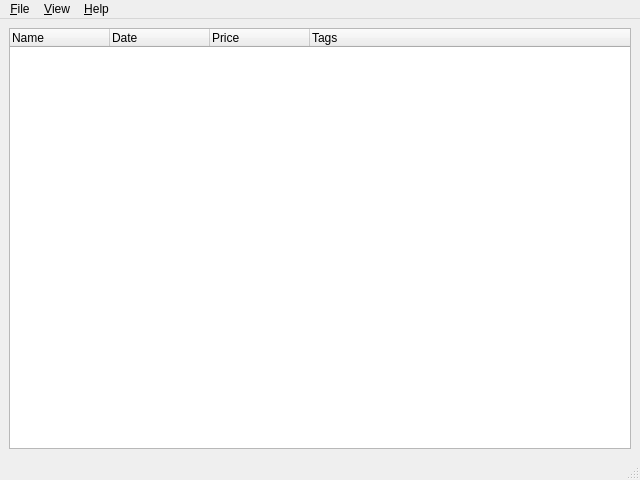
<?xml version="1.0" encoding="UTF-8"?>
<ui version="4.0">
 <class>MainWindow</class>
 <widget class="QMainWindow" name="MainWindow">
  <property name="geometry">
   <rect>
    <x>0</x>
    <y>0</y>
    <width>640</width>
    <height>480</height>
   </rect>
  </property>
  <property name="windowTitle">
   <string>Inventory</string>
  </property>
  <widget class="QWidget" name="main_widget">
   <layout class="QVBoxLayout" name="verticalLayout">
    <item>
     <widget class="QTreeWidget" name="tree_widget">
      <property name="editTriggers">
       <set>QAbstractItemView::NoEditTriggers</set>
      </property>
      <column>
       <property name="text">
        <string>Name</string>
       </property>
      </column>
      <column>
       <property name="text">
        <string>Date</string>
       </property>
      </column>
      <column>
       <property name="text">
        <string>Price</string>
       </property>
      </column>
      <column>
       <property name="text">
        <string>Tags</string>
       </property>
      </column>
     </widget>
    </item>
   </layout>
  </widget>
  <widget class="QMenuBar" name="menu_bar">
   <property name="geometry">
    <rect>
     <x>0</x>
     <y>0</y>
     <width>640</width>
     <height>27</height>
    </rect>
   </property>
   <widget class="QMenu" name="menuFile">
    <property name="title">
     <string>&amp;File</string>
    </property>
    <addaction name="actionOpen"/>
    <addaction name="actionSave"/>
    <addaction name="separator"/>
    <addaction name="actionExit"/>
   </widget>
   <widget class="QMenu" name="menuView">
    <property name="title">
     <string>&amp;View</string>
    </property>
    <addaction name="actionDates"/>
    <addaction name="actionPrices"/>
   </widget>
   <widget class="QMenu" name="menuHelp">
    <property name="title">
     <string>&amp;Help</string>
    </property>
    <addaction name="actionAbout"/>
   </widget>
   <addaction name="menuFile"/>
   <addaction name="menuView"/>
   <addaction name="menuHelp"/>
  </widget>
  <widget class="QStatusBar" name="status_bar"/>
  <action name="actionExit">
   <property name="text">
    <string>&amp;Exit</string>
   </property>
  </action>
  <action name="actionOpen">
   <property name="text">
    <string>&amp;Open</string>
   </property>
  </action>
  <action name="actionSave">
   <property name="text">
    <string>&amp;Save</string>
   </property>
  </action>
  <action name="actionPrices">
   <property name="text">
    <string>&amp;Prices</string>
   </property>
  </action>
  <action name="actionDates">
   <property name="text">
    <string>&amp;Dates</string>
   </property>
  </action>
  <action name="actionAbout">
   <property name="text">
    <string>&amp;About</string>
   </property>
  </action>
 </widget>
 <resources/>
 <connections/>
</ui>
